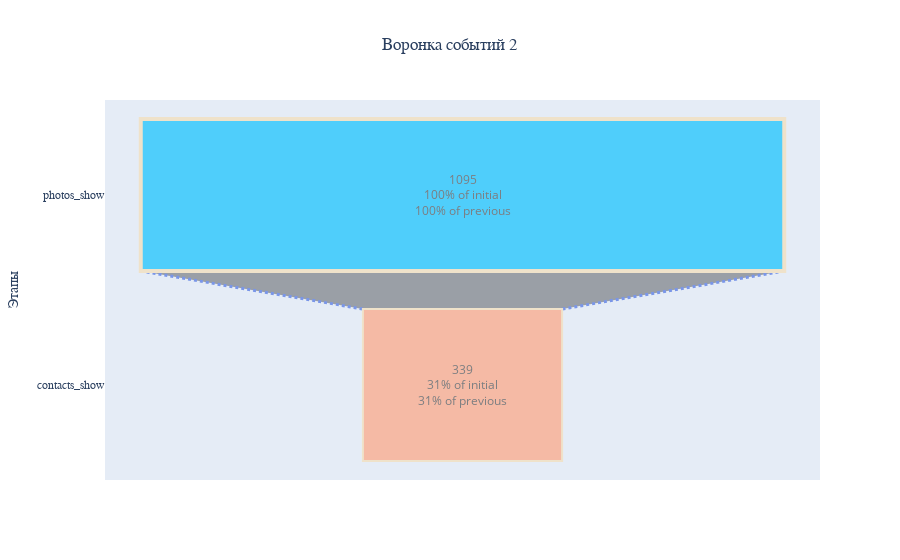

Notebook code for this chart:
### Markdown cell above
#### photos_show -> contacts_show

### Code cell
table_temp = filtred_data(dataset,'photos_show', 'contacts_show')
build_funnel(table_temp, 2)

### Figure 1 — Plotly figure (JSON) as saved in the notebook; plotly's stock layout.template omitted (floating-point values rounded to 4 significant figures)
{"data": [{"connector": {"line": {"color": "royalblue", "dash": "dot", "width": 3}}, "marker": {"color": ["deepskyblue", "lightsalmon", "tan", "teal", "silver"], "line": {"color": ["wheat", "wheat", "blue", "wheat", "wheat"], "width": [4, 2, 2, 3, 1, 1]}}, "opacity": 0.65, "textinfo": "value+percent initial+percent previous", "textposition": "inside", "type": "funnel", "x": [1095, 339], "y": ["photos_show", "contacts_show"]}], "layout": {"title": {"font": {"family": "Times New Roman"}, "text": "Воронка событий 2", "x": 0.5}, "yaxis": {"tickfont": {"family": "Times New Roman"}, "title": {"font": {"family": "Times New Roman"}, "text": "Этапы"}}}}
